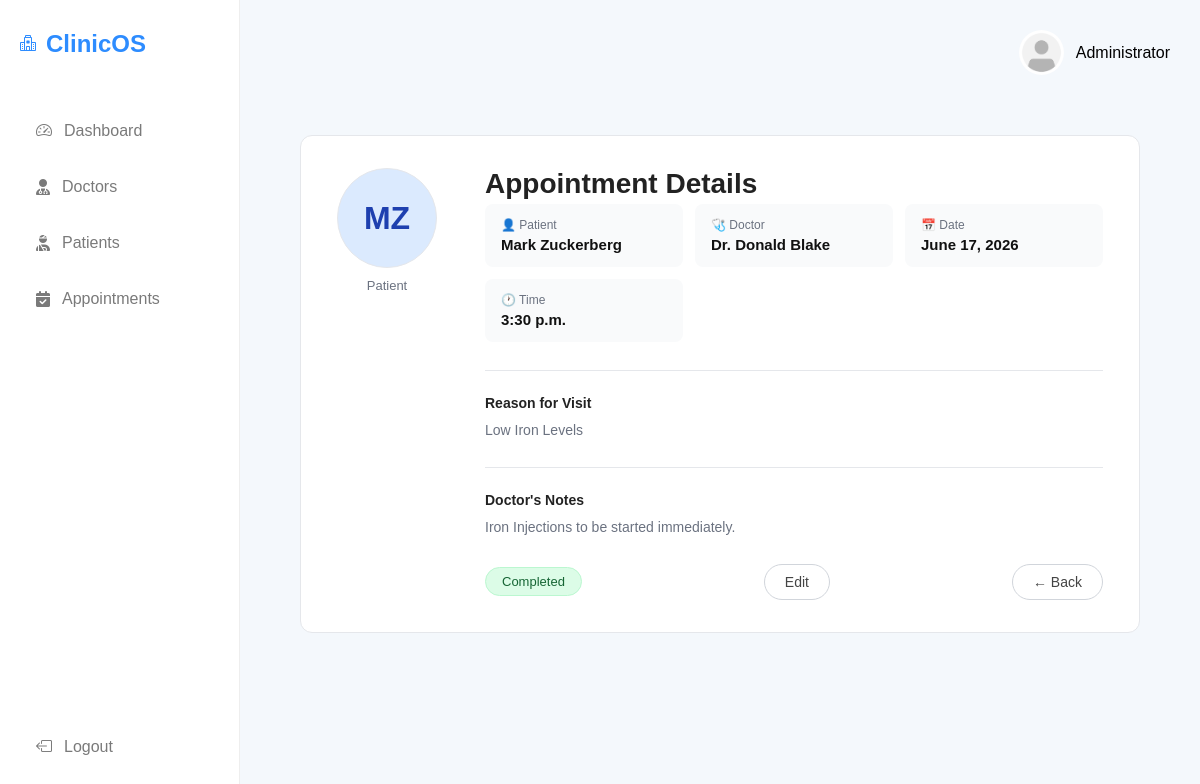
The app's page /admin_panel/appointments/17/ (signed in) with its own data.
### managementsystem/models.py (models this page shows, shortened)
class Appointment(models.Model):
    doctor = models.ForeignKey(Doctor, on_delete=models.CASCADE)
    patient = models.ForeignKey(Patient, on_delete=models.CASCADE)
    appointment_date = models.DateField(default=timezone.now)
    appointment_time = models.TimeField(null=True,blank=True)
    reason = models.TextField(blank=True)
    STATUS_CHOICES = [('Pending', 'Pending'),('Completed', 'Completed'),]
    status = models.CharField(max_length=20,choices=STATUS_CHOICES,default='Pending')
    notes = models.TextField(blank=True)

class Patient(models.Model):
    user = models.OneToOneField(CustomUser,on_delete=models.CASCADE)
    gender_choices = (('male','Male'),('female','Female'),('other','Other'))
    gender = models.CharField(max_length=10,choices=gender_choices,default='male')
    age = models.IntegerField()
    phone = models.CharField(max_length=15)
    blood_group_choices = (('A+', 'A+'),('A-', 'A-'),('B+', 'B+'),('B-', 'B-'),('AB+', 'AB+'),('AB-', 'AB-'),('O+', 'O+'),('O-', 'O-'),)
    blood_group = models.CharField(max_length=3,choices=blood_group_choices)
    photo = models.ImageField(upload_to='patients',default='default/default.png')

class CustomUser(AbstractUser):
    ROLE_CHOICES = (
        ('admin', 'Admin'),
        ('doctor', 'Doctor'),
        ('patient', 'Patient'),
    )
    role = models.CharField(max_length=20, choices=ROLE_CHOICES,default='patient')

class Doctor(models.Model):
    user = models.OneToOneField(CustomUser,on_delete=models.CASCADE)
    phone = models.CharField(max_length=15, blank=True, null=True)
    department = models.CharField(max_length=100)
    education = models.TextField(default='MBBS')
    photo = models.ImageField(upload_to='doctors',default='default/default.png')

### managementsystem/views/admin_views.py (the view)
# urls.py: path('appointments/<int:pk>/',admin_view_appointment,name='admin_view_appointment'),
@admin_required
def admin_view_appointment(request, pk):
    appointment = get_object_or_404(Appointment, pk=pk)
    return render(request, 'admin/view_appointment.html', {'appointment': appointment})

### managementsystem/templates/admin/view_appointment.html (shortened to what this page needs)
{% extends 'admin/base.html' %}
{% load static %}
{% block content %}
<div class="appointment-container">
    <div class="appointment-card">
        <div class="appointment-content">
            <div style="flex-shrink:0;">
                <div class="patient-avatar">
                    {{ appointment.patient.user.first_name.0 }}{{ appointment.patient.user.last_name.0 }}
                </div>
                <p class="avatar-label">Patient</p>
            </div>
            <div class="appointment-details">
                <h2 class="appointment-title">Appointment Details</h2>
                <div class="meta-grid">
                    <div class="meta-card">
                        <p class="meta-label">&#128100; Patient</p>
                        <p class="meta-value">{{ appointment.patient.user.get_full_name }}</p>
                    </div>
                    <div class="meta-card">
                        <p class="meta-label">&#129658; Doctor</p>
                        <p class="meta-value">Dr. {{ appointment.doctor.user.get_full_name }}</p>
                    </div>
                    <div class="meta-card">
                        <p class="meta-label">&#128197; Date</p>
                        <p class="meta-value">{{ appointment.appointment_date }}</p>
                    </div>
                    <div class="meta-card">
                        <p class="meta-label">&#128336; Time</p>
                        <p class="meta-value">{{ appointment.appointment_time|default:"—" }}</p>
                    </div>
                </div>
                <div class="detail-section">
                    <h5>Reason for Visit</h5>
                    <p>{{ appointment.reason|default:"No reason provided." }}</p>
                </div>
                <div class="detail-section">
                    <h5>Doctor's Notes</h5>
                    <p>{{ appointment.notes|default:"No notes added yet." }}</p>
                </div>
                <div class="card-footer">
                    <span class="status-badge {% if appointment.status == 'Completed' %}completed{% else %}pending{% endif %}">
                        {{ appointment.status }}
                    </span>
                     <div class="btn-group">
                        <a href="{%url 'admin_update_appointment' appointment.id%}" class="action-btn">
                            Edit
                        </a>
                    </div>
                    <div class="btn-group">
                        <a href="{%url 'admin_appointments'%}" class="action-btn">
                            ← Back
                        </a>
                    </div>
                </div>
            </div>
        </div>
    </div>
</div>
{% endblock %}

### managementsystem/static/css/home.css (style rules this page uses)
* { margin:0; padding:0; box-sizing:border-box; font-family:Arial, Helvetica, sans-serif; }
body { background:#f5f8fd; }

### managementsystem/templates/admin/view_appointment.html (style rules this page uses)
body { background: #f4f8fc; }
.appointment-container { padding: 30px; }
.appointment-card { background: #fff; border-radius: 12px; border: 0.5px solid #e5e7eb; padding: 32px 36px; max-width: 860px; margin: auto; width: 100%; min-width: 0; }
.appointment-content { display: flex; align-items: flex-start; gap: 48px; flex-wrap: wrap; }
.patient-avatar { width: 100px; height: 100px; border-radius: 50%; background: #dbeafe; display: flex; align-items: center; justify-content: center; font-size: 32px; font-weight: 600; color: #1e40af; border: 0.5px solid #e5e7eb; flex-shrink: 0; }
.avatar-label { text-align: center; margin: 10px 0 0; font-size: 13px; color: #6b7280; }
.appointment-details { flex: 1; min-width: 260px; }
.appointment-title { font-size: 28px; font-weight: 600; margin: 0 0 4px; color: #222; }
.meta-grid { display: grid; grid-template-columns: repeat(auto-fit, minmax(180px, 1fr)); gap: 12px; margin-bottom: 28px; }
.meta-card { background: #f9fafb; border-radius: 8px; padding: 14px 16px; }
.meta-card .meta-label { font-size: 12px; color: #6b7280; margin: 0 0 4px; display: flex; align-items: center; gap: 5px; }
.meta-card .meta-value { font-size: 15px; font-weight: 600; margin: 0; color: #111; }
.detail-section { border-top: 0.5px solid #e5e7eb; padding-top: 24px; margin-bottom: 24px; }
.detail-section h5 { font-size: 14px; font-weight: 600; color: #222; margin: 0 0 8px; }
.detail-section p { font-size: 14px; color: #6b7280; line-height: 1.7; margin: 0; }
.card-footer { display: flex; align-items: center; justify-content: space-between; flex-wrap: wrap; gap: 12px; }
.status-badge { font-size: 13px; padding: 6px 16px; border-radius: 20px; font-weight: 500; }
.status-badge.completed { background: #dcfce7; color: #166534; border: 0.5px solid #bbf7d0; }
.btn-group { display: flex; gap: 10px; }
.action-btn { display: inline-flex; align-items: center; gap: 6px; padding: 9px 20px; border: 1px solid #d1d5db; border-radius: 20px; text-decoration: none; color: #444; background: #fff; font-size: 14px; transition: 0.2s; }

### managementsystem/templates/admin/base.html (style rules this page uses)
.completed { background:#dcfce7; color:#15803d; }

### records on screen
Appointment: patient.user.first_name.0 "M", patient.user.last_name.0 "Z", patient.user.get_full_name "Mark Zuckerberg", doctor.user.get_full_name "Donald Blake", appointment_date "June 17, 2026", appointment_time "3:30 p.m.", reason "Low Iron Levels", notes "Iron Injections to be started immediately.", status "Completed"
